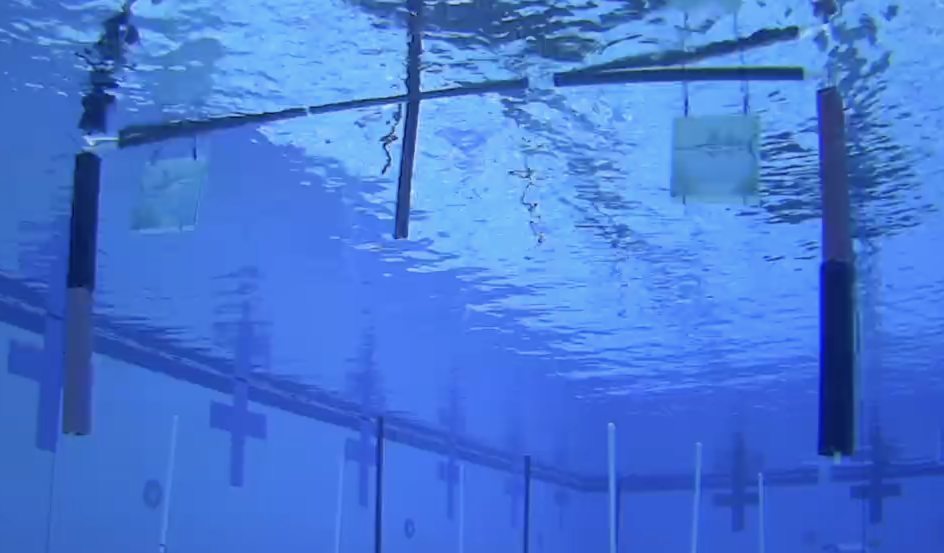
#> input picture Orientation/Gate1.png, 1888 x 1106 px (shown at 1/2 size)
$ python general_bg_rm.py ../Orientation/Gate1.png
#> lines starting #> are read from the running program, lines starting #| are printed output that depends on the picture; after the words box and inside, x2 and y2 are one past the last pixel; in counts of white or black regions, pixels touching at a corner belong together
### perception/misc/dark_channel/haze_removal.py
# -*- coding: utf-8 -*-

import os

from PIL import Image
import cv2
import numpy as np

from .utils import number_to_integral


class HazeRemovel:

    def __init__(self, image, refine=True, local_patch_size=15,
                 omega=0.95, percentage=0.001, tmin=0.1):
        self.refine = refine
        self.local_patch_size = local_patch_size
        self.omega = omega
        self.percentage = percentage
        self.tmin = tmin
        self.image = image
        self.I = self.image.astype(np.float64)
        self.height, self.width, _ = self.I.shape

    def get_dark_channel(self, image):
        min_image = image.min(axis=2)
        kernel = cv2.getStructuringElement(
            cv2.MORPH_RECT,
            (self.local_patch_size, self.local_patch_size)
        )
        dark_channel = cv2.erode(min_image, kernel).astype(np.uint8)
        return dark_channel

    def get_atmosphere(self, dark_channel):
        img_size = self.height * self.width
        flat_image = self.I.reshape(img_size, 3)
        flat_dark = dark_channel.ravel()
        pixel_count = number_to_integral(img_size * self.percentage)
        search_idx = flat_dark.argsort()[-pixel_count:]
        a = np.mean(flat_image.take(search_idx, axis=0), axis=0)
        return a.astype(np.uint8)

    def get_transmission(self, dark_channel, A):
        transmission = 1 - self.omega * \
            self.get_dark_channel(self.I / A * 255.0) / 255.0
        if self.refine:
            transmission = self.get_refined_transmission(transmission)
        return transmission

    def get_refined_transmission(self, transmission):
        gray = self.image.min(axis=2)
        t = (transmission * 255).astype(np.uint8)
        refined_transmission = cv2.ximgproc.guidedFilter(gray, t, 40, 1e-2)
        return refined_transmission / 255

    def get_recover_image(self, A, transmission):
        t = np.maximum(transmission, self.tmin)
        tiled_t = np.zeros_like(self.I)
        tiled_t[:, :, 0] = tiled_t[:, :, 1] = tiled_t[:, :, 2] = t
        return (self.I - A) / tiled_t + A

### perception/misc/dark_channel/handler.py
import cv2 as cv
import numpy as np
from .haze_removal import HazeRemovel
from .utils import threshold_color_array
# from combinedFilter import init_combined_filter

# cap = cv.VideoCapture('/Users/karthikdharmarajan/Documents/URobotics/Course Footage/GOPR1146.MP4')
# combined_filter = init_combined_filter()

# [5 lines left out: function rescale_frame, not called in this run]

def process_frame(frame):
    haze_removal_object = HazeRemovel(frame)
    dark_channel = haze_removal_object.get_dark_channel(haze_removal_object.I)
    A = haze_removal_object.get_atmosphere(dark_channel)
    t = haze_removal_object.get_transmission(dark_channel, A)
    recover_image = haze_removal_object.get_recover_image(A, t)
    return threshold_color_array(recover_image), t

# [19 lines of commented-out code are left out]

### perception/misc/dark_channel/utils.py
# -*- coding: utf-8 -*-

import numpy as np


def number_to_integral(number):
    return int(np.ceil(number))


def threshold_color_array(src):
    return np.maximum(np.minimum(src, 255), 0).astype(np.uint8)

### misc/general_bg_rm.py
import cv2 as cv
import numpy as np
import os
import argparse
parser = argparse.ArgumentParser()
parser.add_argument("file", help="file")
args = parser.parse_args()
from dark_channel.handler import process_frame as dark_channel


def DarkChannel(im):
    b,g,r = cv.split(im)
    dc = cv.min(cv.min(r,g),b);
    kernel = cv.getStructuringElement(cv.MORPH_RECT,(im.shape[0],im.shape[1]))
    dark = cv.erode(dc,kernel)
    return dark

def resize_frame(frame,ratio = 0.4):
    return cv.resize(frame,(int(frame.shape[1]*ratio),int(frame.shape[0]*ratio)))

def save_frames(frames,folder):
    os.mkdir(folder)
    [cv.imwrite(f'{folder}/{frame}.png', frames[frame]) for frame in frames]

def show_frames(frames):
    [cv.imshow(frame,frames[frame]) for frame in frames]

def analyze(src):

    # src = cv.imread(fn);
    # src = resize_frame(src)
    img = src
    gray = cv.cvtColor(img,cv.COLOR_BGR2GRAY)
    ret, thresh = cv.threshold(gray,0,255,cv.THRESH_BINARY_INV+cv.THRESH_OTSU)

        # noise removal
    kernel = np.ones((3,3),np.uint8)
    opening = cv.morphologyEx(thresh,cv.MORPH_OPEN,kernel, iterations = 2)
    # # sure background area
    # sure_bg = cv.dilate(opening,kernel,iterations=3)
    # # Finding sure foreground area
    # dist_transform = cv.distanceTransform(opening,cv.DIST_L2,5)
    # ret, sure_fg = cv.threshold(dist_transform,0.7*dist_transform.max(),255,0)
    # # Finding unknown region
    # sure_fg = np.uint8(sure_fg)
    # unknown = cv.subtract(sure_bg,sure_fg)

    # # Marker labelling
    # ret, markers = cv.connectedComponents(sure_fg)
    # # Add one to all labels so that sure background is not 0, but 1
    # markers = markers+1
    # # Now, mark the region of unknown with zero
    # markers[unknown==255] = 0
    # markers = cv.watershed(img,markers)
    # orig = resize_frame(cv.imread(fn))
    # orig[markers == -1] = [255,0,0]
    return thresh
    # [4 lines of commented-out code are left out]


if __name__ == '__main__':
    print(args.file)
    cap = cv.VideoCapture(args.file)
    while not cap.isOpened():
        cap = cv.VideoCapture(args.file)
        cv.waitKey(1000)
        print ("Wait for the header")
    while(True):
        ret, frame = cap.read()
#> frame is the input picture: shape (1106, 1888, 3); mean B, G, R 213.6, 119.7, 70
        if ret:
            frame = resize_frame(frame, 0.25)
            dark = dark_channel(frame)[0]
#> in get_dark_channel, `dark_channel = cv2.erode(min_image, kernel).astype(np.uint8)`:
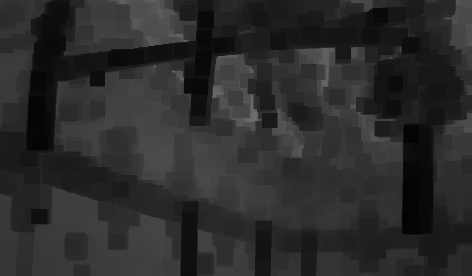
#> dark_channel: shape (276, 472); min 4, max 109, mean 43.5
#> in get_atmosphere, `search_idx = flat_dark.argsort()[-pixel_count:]`: search_idx = 131 values, max 57365 at index 94, min 33686 at index 127, mean 51094.1
#> in get_atmosphere, `a = np.mean(flat_image.take(search_idx, axis=0), axis=0)`: a = [249, 185.6, 114.3]
#> in process_frame, `A = haze_removal_object.get_atmosphere(dark_channel)`: A = [249, 185, 114]
#> in get_dark_channel (call 2), `dark_channel = cv2.erode(min_image, kernel).astype(np.uint8)`:
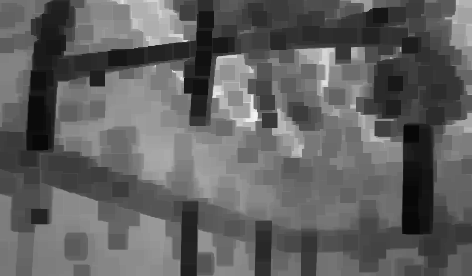
#> dark_channel: shape (276, 472); min 8, max 243, mean 96.7
#> in get_refined_transmission, `refined_transmission = cv2.ximgproc.guidedFilter(gray, t, 40, 1e-2)`:
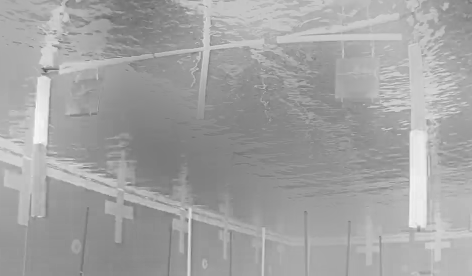
#> refined_transmission: shape (276, 472); min 78, max 248, mean 162.7
#> in threshold_color_array, `return np.maximum(np.minimum(src, 255), 0).astype(np.uint8)`:
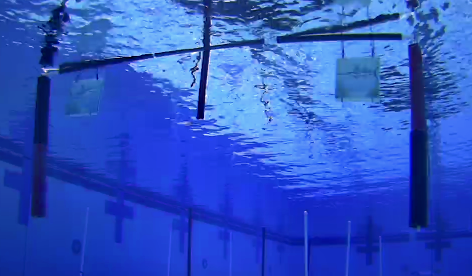
#> returned value: shape (276, 472, 3); mean of channels 0, 1, 2 197.1, 84.5, 46.4; drawn as B, G, R
            # cv.imshow('OTSU+Dark',analyze(dark))
            show_frames({'OTSU':analyze(frame),'dark':dark,'OTSU+DARK':analyze(dark),'orig':frame})
#> in analyze, `ret, thresh = cv.threshold(gray,0,255,cv.THRESH_BINARY_INV+cv.THRESH_O..`:
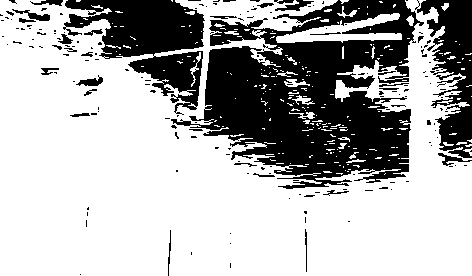
#> thresh: shape (276, 472); 68.9% white; 177 black regions (144 under 20 px), largest, box (x1, y1, x2, y2) and area: (171, 0, 424, 189) 25663, (63, 0, 205, 115) 7781, (415, 0, 472, 158) 4620
#> in analyze, `ret, thresh = cv.threshold(gray,0,255,cv.THRESH_BINARY_INV+cv.THRESH_O..`: ret = 125
#> in analyze, `opening = cv.morphologyEx(thresh,cv.MORPH_OPEN,kernel, iterations = 2)`: opening: shape (276, 472); 63.1% white; 49 black regions (40 under 20 px), largest, box (x1, y1, x2, y2) and area: (0, 0, 472, 196) 47192, (76, 75, 103, 96) 228, (41, 68, 59, 75) 102
#> in analyze (call 2), `gray = cv.cvtColor(img,cv.COLOR_BGR2GRAY)`:
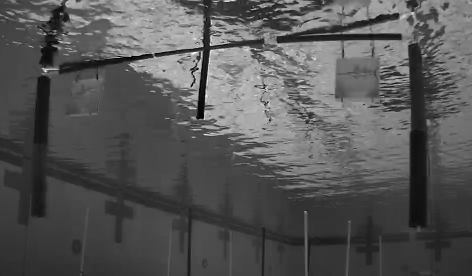
#> gray: shape (276, 472); min 2, max 255, mean 85.9
#> in analyze (call 2), `ret, thresh = cv.threshold(gray,0,255,cv.THRESH_BINARY_INV+cv.THRESH_O..`: thresh: shape (276, 472); 69.8% white; 179 black regions (146 under 20 px), largest, box (x1, y1, x2, y2) and area: (191, 0, 424, 179) 24692, (63, 0, 205, 107) 7395, (415, 0, 472, 158) 4692
#> in analyze (call 2), `ret, thresh = cv.threshold(gray,0,255,cv.THRESH_BINARY_INV+cv.THRESH_O..`: ret = 101
#> in analyze (call 2), `opening = cv.morphologyEx(thresh,cv.MORPH_OPEN,kernel, iterations = 2)`:
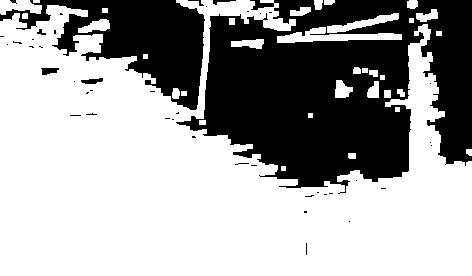
#> opening: shape (276, 472); 64.1% white; 44 black regions (37 under 20 px), largest, box (x1, y1, x2, y2) and area: (176, 0, 472, 194) 36564, (0, 0, 205, 110) 9674, (41, 68, 59, 75) 93
            if cv.waitKey(1) & 0xFF == ord('q'):
#> (key q is pressed here)
                break
            if cv.waitKey(32) == ord(' '):
                while(not cv.waitKey(32) == ord(' ')):
                    continue
    cv.waitKey(-1)
